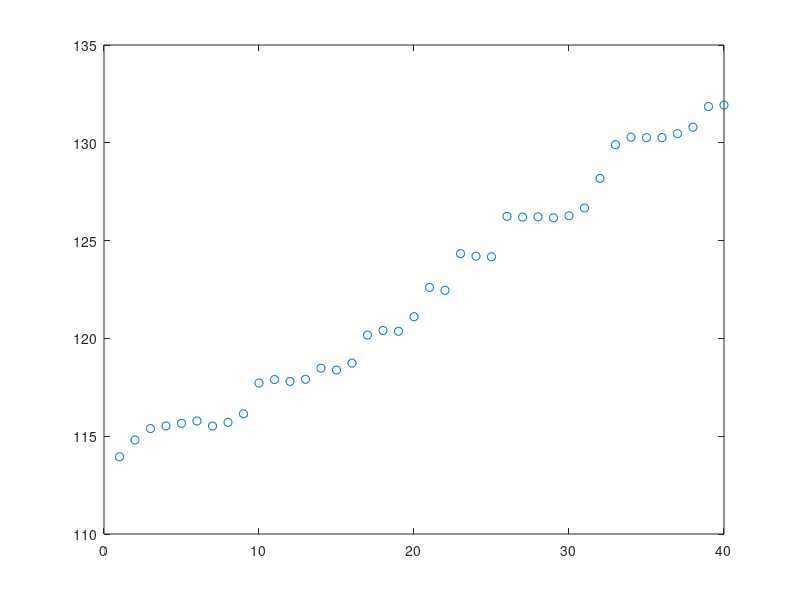

This chart was generated by the following MATLAB code: (Note: this script raises an error after producing the figure.)
addpath ('c:\Program Files\Matlab\fdaM')

load herm1.dat
load herm2.dat
load herm3.dat
load herm4.dat
load herm5.dat
load herm6.dat
load herm7.dat

%  ---------------------------------------------------------
%               plot results for the 6th baby
%  ---------------------------------------------------------

x = herm6(:,1);
y = herm6(:,2);

plot(x, y, 'o')

n  = length(x);
wt = ones(n,1);
zmat = wt;

rng = [1,n];

nbasis = n + 2;
basis  = create_bspline_basis([1,n], nbasis);
Wfd0   = fd(zeros(nbasis,1), basis);
WfdPar = fdPar(Wfd0, 2, 1e-4);
[Wfd, beta] = smooth_monotone(x, y, WfdPar, zmat, wt);

xfine = linspace(1,n,301)';
yhat  = beta(1) + beta(2).*eval_mon(xfine,Wfd);
Dyhat =           beta(2).*eval_mon(xfine, Wfd, 1);
D2yhat =          beta(2).*eval_mon(xfine, Wfd, 2);

subplot(2,1,1)
phdl = plot(xfine, yhat, 'b-', x, y, 'bo');
set(phdl, 'LineWidth', 2)
title('\fontsize{13} Tibia length (mm)');
axis([0,40,112,132])

subplot(2,1,2)
phdl = plot(xfine, Dyhat, 'b-');
set(phdl, 'LineWidth', 2)
title('\fontsize{13} Tibia velocity (mm/day)');
axis([0,40,0,2.3])

ahdl = axes('Box', 'on', 'FontSize', 13);
set(ahdl, 'FontSize', 13)
set(ahdl, 'Xlim', [0,40]);
set(ahdl, 'Xtick', [0:10:40]);
set(ahdl, 'Ylim', [112,133]);
set(ahdl, 'Ytick', 115:5:130);
xlabel('Day', 'FontSize', 13);
ylabel('Tibia length (mm)', 'FontSize', 13);
lhdl = line(xfine, yhat);
set(lhdl, 'LineWidth', 2)
lhdl = line(x, y);
set(lhdl, 'LineWidth', 1, 'LineStyle', 'none', 'Marker', 'o')

print -dps2 'c:/MyFiles/fdabook/revision/figs.dir/growonebabyH.ps'

ahdl = axes('Box', 'on', 'FontSize', 13);
set(ahdl, 'FontSize', 13)
set(ahdl, 'Xlim', [0,40]);
set(ahdl, 'Xtick', [0:10:40]);
set(ahdl, 'Ylim', [0,2.3]);
set(ahdl, 'Ytick', 0:0.5:2);
xlabel('Day', 'FontSize', 13);
ylabel('Tibia velocity (mm/day)', 'FontSize', 13);
lhdl = line(xfine, Dyhat);
set(lhdl, 'LineWidth', 2)

print -dps2 'c:/MyFiles/fdabook/revision/figs.dir/growonebabyV.ps'

phdl=plot(Dyhat, -D2yhat, '-');
set(phdl, 'LineWidth', 2)
axis([0,2.3,-2.1,2.1])
xlabel('Tibia velocity (mm/day)', 'FontSize', 13);
ylabel('Tibia Decceleration (mm/day^2)', 'FontSize', 13);


